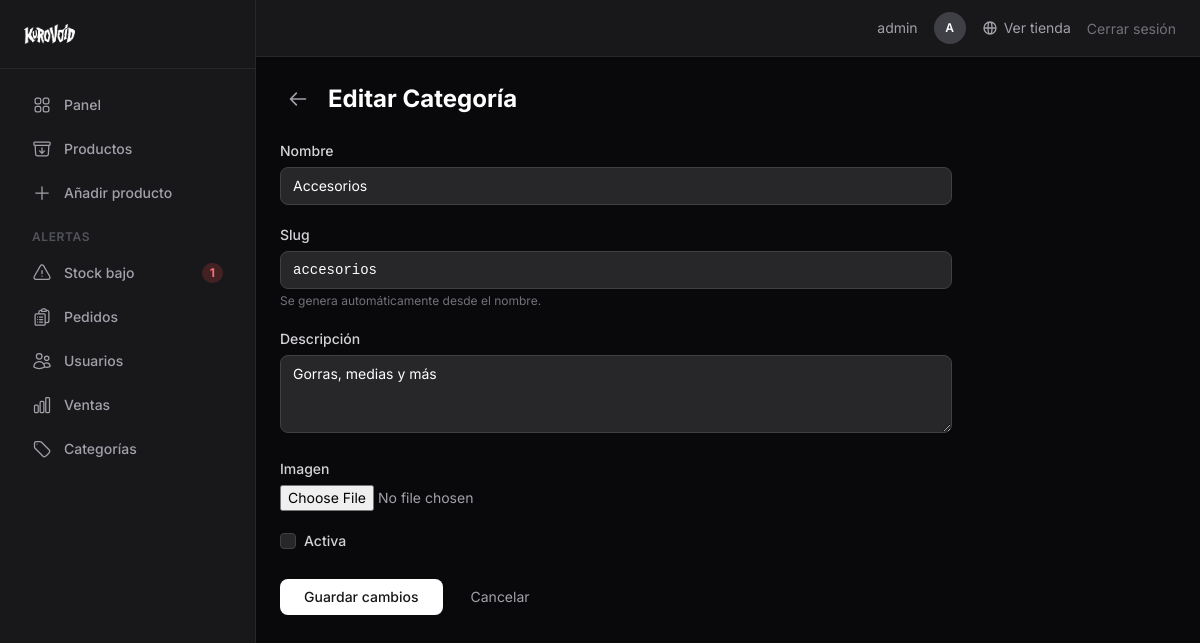
Page /dashboard/categorias/editar/3/ (signed in) on the committed database.
### apps/catalog/models.py (models this page shows, shortened)
class Category(models.Model):
    name = models.CharField(max_length=100, unique=True)
    slug = models.SlugField(max_length=120, unique=True, blank=True)
    image = models.ImageField(upload_to="categories/", blank=True, null=True)
    description = models.TextField(blank=True)
    is_active = models.BooleanField(default=True)
    orden = models.IntegerField(default=0)
    class Meta:
        verbose_name_plural = "categories"
        ordering = ["orden", "name"]

### apps/dashboard/views.py (the view, shortened to what this page needs)
# urls.py: path("categorias/editar/<int:pk>/", views.CategoryUpdateView.as_view(), name="categoria_update"),
@method_decorator([login_required, staff_member_required], name="dispatch")
class CategoryUpdateView(UpdateView):
    model = CategoryModel
    form_class = CategoryForm
    template_name = "dashboard/categoria_form.html"
    context_object_name = "categoria"
    success_url = reverse_lazy("dashboard:categoria_list")
    pk_url_kwarg = "pk"
    def get_context_data(self, **kwargs):
        context = super().get_context_data(**kwargs)
        context["editing"] = True
        return context

### apps/dashboard/context_processors.py (called while the page is built)
def dashboard_sidebar(request):
    if request.user.is_authenticated and request.user.is_staff:
        return {
            "low_stock_count": Product.objects.filter(stock__lte=3).count()
        }
    return {}

### templates/dashboard/categoria_form.html (shortened to what this page needs)
{% extends "dashboard/base_dashboard.html" %}
{% load static %}
{% block content %}
<div class="max-w-2xl">
  <div class="flex items-center gap-3 mb-6">
    <a href="{% url 'dashboard:categoria_list' %}" class="p-2 text-zinc-400 hover:text-white hover:bg-zinc-800 rounded-lg transition-colors">
      <svg class="w-5 h-5" fill="none" stroke="currentColor" viewBox="0 0 24 24">
        <path stroke-linecap="round" stroke-linejoin="round" stroke-width="2" d="M10 19l-7-7m0 0l7-7m-7 7h18"/>
      </svg>
    </a>
    <h1 class="text-2xl font-bold text-white">{% if editing %}Editar{% else %}Nueva{% endif %} Categoría</h1>
  </div>
  <form method="post" enctype="multipart/form-data" class="space-y-5">
    <div>
      <label class="block text-zinc-300 text-sm font-medium mb-1.5">{{ form.name.label }}</label>
      {{ form.name }}
    </div>
    <div>
      <label class="block text-zinc-300 text-sm font-medium mb-1.5">{{ form.slug.label }}</label>
      {{ form.slug }}
      <p class="mt-1 text-xs text-zinc-500">Se genera automáticamente desde el nombre.</p>
    </div>
    <div>
      <label class="block text-zinc-300 text-sm font-medium mb-1.5">{{ form.description.label }}</label>
      {{ form.description }}
    </div>
    <div>
      <label class="block text-zinc-300 text-sm font-medium mb-1.5">{{ form.image.label }}</label>
      {{ form.image }}
    </div>
    <div class="flex items-center gap-2">
      {{ form.is_active }}
      <label class="text-zinc-300 text-sm font-medium">{{ form.is_active.label }}</label>
    </div>
    <div class="flex items-center gap-3 pt-2">
      <button type="submit" class="px-6 py-2 bg-white text-zinc-900 rounded-lg text-sm font-medium hover:bg-zinc-200 transition-colors">
        {% if editing %}Guardar cambios{% else %}Crear categoría{% endif %}
      </button>
      <a href="{% url 'dashboard:categoria_list' %}" class="px-4 py-2 text-zinc-400 hover:text-white transition-colors text-sm">Cancelar</a>
    </div>
  </form>
</div>
{% endblock %}

### templates/dashboard/base_dashboard.html (shortened to what this page needs)
{% load static %}
<!DOCTYPE html>
<html lang="es" class="bg-zinc-950">
<head>
    <link rel="stylesheet" href="{% static 'css/output.css' %}">
</head>
<body class="bg-zinc-950 text-white min-h-screen font-['Inter']">
    <div class="flex min-h-screen">
        <aside class="w-64 bg-zinc-900 border-r border-zinc-800 flex flex-col shrink-0">
            <div class="p-6 border-b border-zinc-800">
                <a href="{% url 'dashboard:home' %}">
                    <img src="{% static 'img/tipografia_kurovoid_negativa.png' %}" alt="KUROVOID" class="h-5 w-auto">
                </a>
            </div>
            <nav class="flex-1 p-4 space-y-1">
                <a href="{% url 'dashboard:home' %}" class="flex items-center gap-3 px-4 py-2.5 rounded-lg text-sm font-medium text-zinc-400 hover:text-white hover:bg-zinc-800 transition-colors">
                    Panel
                </a>
                <a href="{% url 'dashboard:product_list' %}" class="flex items-center gap-3 px-4 py-2.5 rounded-lg text-sm font-medium text-zinc-400 hover:text-white hover:bg-zinc-800 transition-colors">
                    Productos
                </a>
                <a href="{% url 'dashboard:product_create' %}" class="flex items-center gap-3 px-4 py-2.5 rounded-lg text-sm font-medium text-zinc-400 hover:text-white hover:bg-zinc-800 transition-colors">
                    <svg xmlns="http://www.w3.org/2000/svg" class="h-5 w-5" fill="none" viewBox="0 0 24 24" stroke="currentColor" stroke-width="1.5">
                        <path stroke-linecap="round" stroke-linejoin="round" d="M12 4.5v15m7.5-7.5h-15" />
                    </svg>
                    Añadir producto
                </a>
                <div class="pt-3 pb-1">
                    <p class="px-4 text-xs font-semibold uppercase tracking-wider text-zinc-600">Alertas</p>
                </div>
                <a href="{% url 'dashboard:alertas' %}" class="flex items-center justify-between gap-3 px-4 py-2.5 rounded-lg text-sm font-medium text-zinc-400 hover:text-white hover:bg-zinc-800 transition-colors group">
                    <div class="flex items-center gap-3">
                        Stock bajo
                    </div>
                    <span class="px-2 py-0.5 rounded-full text-xs font-bold bg-red-500/20 text-red-400 group-hover:bg-red-500/30 transition-colors" id="sidebar-alertas-count">{{ low_stock_count|default:"0" }}</span>
                </a>
                <a href="{% url 'dashboard:pedido_list' %}" class="flex items-center gap-3 px-4 py-2.5 rounded-lg text-sm font-medium text-zinc-400 hover:text-white hover:bg-zinc-800 transition-colors">
                    Pedidos
                </a>
                <a href="{% url 'dashboard:usuario_list' %}" class="flex items-center gap-3 px-4 py-2.5 rounded-lg text-sm font-medium text-zinc-400 hover:text-white hover:bg-zinc-800 transition-colors">
                    Usuarios
                </a>
                <a href="{% url 'dashboard:ventas' %}" class="flex items-center gap-3 px-4 py-2.5 rounded-lg text-sm font-medium text-zinc-400 hover:text-white hover:bg-zinc-800 transition-colors">
                    Ventas
                </a>
                <a href="{% url 'dashboard:categoria_list' %}" class="flex items-center gap-3 px-4 py-2.5 rounded-lg text-sm font-medium text-zinc-400 hover:text-white hover:bg-zinc-800 transition-colors">
                    Categorías
                </a>
            </nav>
        </aside>
        <div class="flex-1 flex flex-col min-w-0">
            <header class="bg-zinc-900 border-b border-zinc-800 px-6 py-3 flex items-center justify-end gap-4">
                <span class="text-sm text-zinc-400">{{ request.user.get_full_name|default:request.user.username }}</span>
                <div class="w-8 h-8 rounded-full bg-zinc-700 flex items-center justify-center text-xs font-semibold text-white">
                    {{ request.user.username|first|upper }}
                </div>
                <a href="{% url 'home' %}" target="_blank" class="text-sm text-zinc-400 hover:text-white transition-colors inline-flex items-center gap-1.5">
                    <svg class="w-4 h-4" fill="none" stroke="currentColor" viewBox="0 0 24 24">
                        <path stroke-linecap="round" stroke-linejoin="round" stroke-width="2" d="M21 12a9 9 0 01-9 9m9-9a9 9 0 00-9-9m9 9H3m9 9a9 9 0 01-9-9m9 9c1.657 0 3-4.03 3-9s-1.343-9-3-9m0 18c-1.657 0-3-4.03-3-9s1.343-9 3-9m-9 9a9 9 0 019-9"/>
                    </svg>
                    Ver tienda
                </a>
                <form method="post" action="{% url 'users:logout' %}">
                    <button type="submit" class="text-sm text-zinc-500 hover:text-zinc-300 transition-colors cursor-pointer bg-transparent border-none p-0">Cerrar sesión</button>
                </form>
            </header>
            <main class="flex-1 p-6 overflow-auto">
                {% block content %}{% endblock %}
            </main>
        </div>
    </div>
</body>
</html>

### rows in the picture
Category: name "Accesorios", slug "accesorios", description "Gorras, medias y más"

### other values in the picture
{{ low_stock_count|default:"0" }} "1"
{{ request.user.get_full_name|default:request.user.username }} "admin"
{{ request.user.username|first|upper }} "A"
